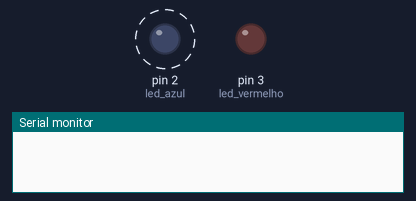
Simulated run of this program. Board: Arduino Nano, built with avr-gcc and run on an emulated ATmega328P. Shown: output pins drawn as LEDs (lit = HIGH), the last lines printed to the serial monitor. Dashed ring = blinking.

Above: at 0.5 s.
At 3.5 s:
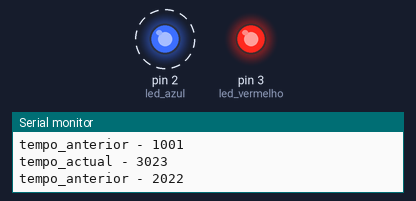
Timing chart, 0 to 5.2 s (numbered marks = the images above):
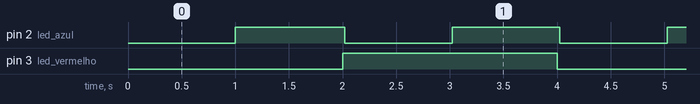

Measured:
- by itself, pin 2 (led_azul): alternates HIGH for 1.0 s and LOW for 1.0 s
- by itself, pin 3 (led_vermelho): alternates HIGH for 2.0 s and LOW for 2.0 s
- by itself, everything shown: repeats every 4.0 s, in 6 steps

The program:

main.cpp
```cpp
//Introduzir a biblioteca de Arduino
#include <Arduino.h>

//Introdução das variáveis
unsigned long int tempo_actual = 0;
unsigned long int tempo_anterior = 0;
unsigned long int tempo_actual_2 = 0;
unsigned long int tempo_anterior_2 = 0;
int led_azul = 2;
int led_vermelho = 3;

//Configurações
void setup()
{
  //Velocidade do monitor
  Serial.begin(9600);
  //Pino de saída (LED azul)
  pinMode(led_azul, OUTPUT);
  //Pino de saída (LED vermelho)
  pinMode(led_vermelho, OUTPUT);
}

//Execução da tarefa
void loop()
{
  //Temporizador 1//
  tempo_actual = millis();

  if(tempo_actual - tempo_anterior > 1000)
  {
    Serial.print("tempo_actual - ");
    Serial.println(tempo_actual);

    Serial.print("tempo_anterior - ");
    Serial.println(tempo_anterior);

    if (digitalRead(led_azul) == LOW)
    {
      digitalWrite(led_azul, HIGH);
    }
    else
    {
      digitalWrite(led_azul, LOW);
    }

    tempo_anterior = millis();
  }

  //Temporizador 2//
  tempo_actual_2 = millis();

  if(tempo_actual_2 - tempo_anterior_2 > 2000)
  {
    Serial.print("tempo_actual - ");
    Serial.println(tempo_actual_2);

    Serial.print("tempo_anterior - ");
    Serial.println(tempo_anterior_2);

    if (digitalRead(led_vermelho) == LOW)
    {
      digitalWrite(led_vermelho, HIGH);
    }
    else
    {
      digitalWrite(led_vermelho, LOW);
    }

    tempo_anterior_2 = millis();
  }
}
```
